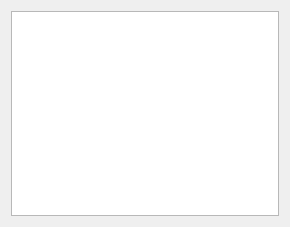
<?xml version="1.0" encoding="UTF-8"?>
<ui version="4.0">
 <class>Dialog</class>
 <widget class="QDialog" name="Dialog">
  <property name="geometry">
   <rect>
    <x>0</x>
    <y>0</y>
    <width>290</width>
    <height>227</height>
   </rect>
  </property>
  <property name="windowTitle">
   <string>Dialog</string>
  </property>
  <layout class="QVBoxLayout" name="verticalLayout">
   <item>
    <widget class="QTableView" name="tableView"/>
   </item>
  </layout>
 </widget>
 <resources/>
 <connections/>
</ui>
